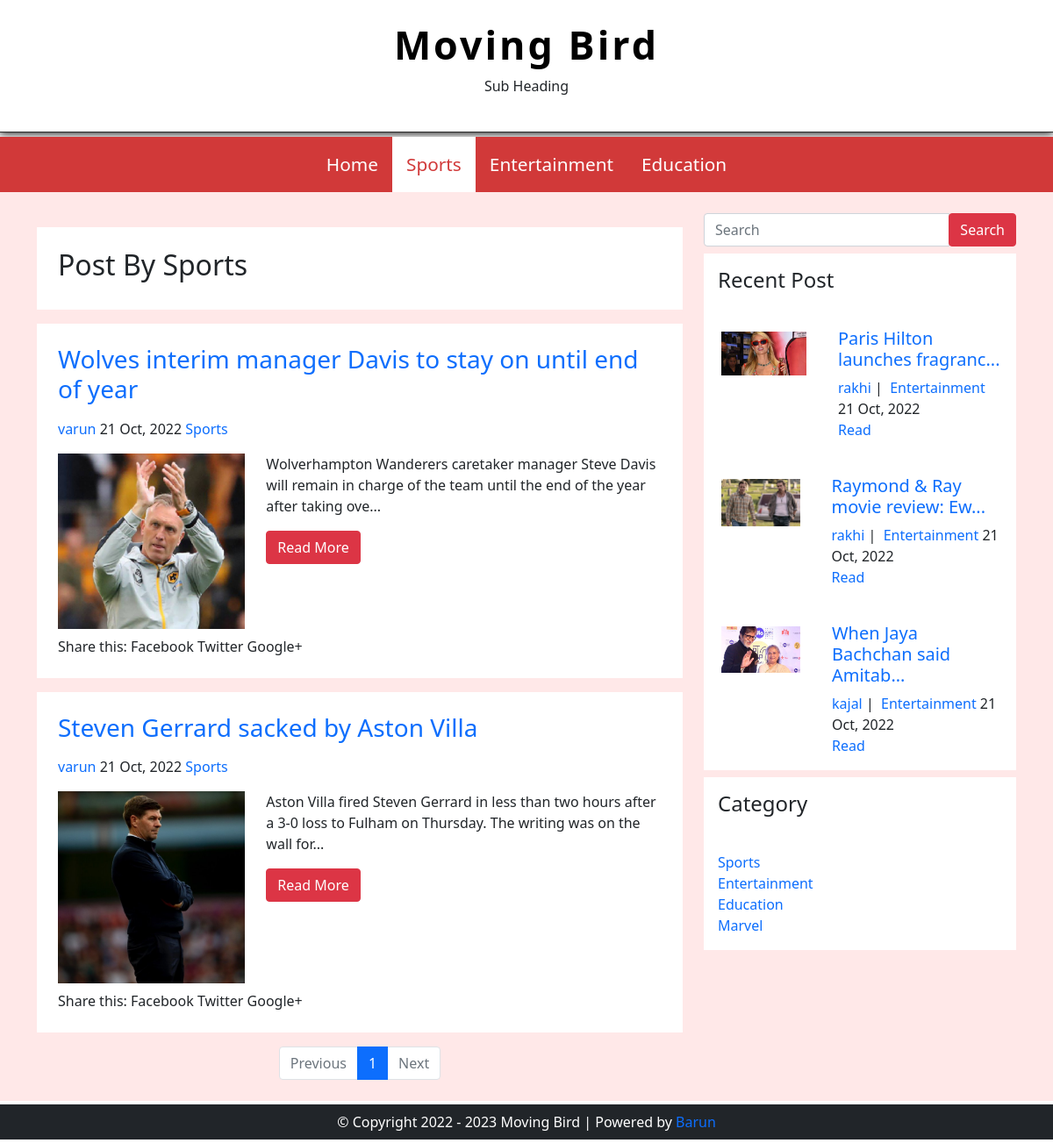
Page /category.php?cid=1 on the committed database.
### tables this page shows
CREATE TABLE `settings` (
  `id` int(11) NOT NULL,
  `website_name` varchar(100) NOT NULL,
  `logo` varchar(100) NOT NULL,
  `footerdesc` varchar(255) NOT NULL
);

CREATE TABLE `category` (
  `category_id` int(11) NOT NULL,
  `category_name` varchar(100) NOT NULL,
  `post` int(11) NOT NULL DEFAULT 0
);

CREATE TABLE `posts` (
  `post_id` int(11) NOT NULL,
  `title` varchar(100) NOT NULL,
  `description` text NOT NULL,
  `category` int(11) NOT NULL,
  `post_date` varchar(50) NOT NULL,
  `author` int(11) NOT NULL,
  `post_img` varchar(200) NOT NULL
);

CREATE TABLE `users` (
  `user_id` int(11) NOT NULL,
  `first_name` varchar(45) NOT NULL,
  `last_name` varchar(45) NOT NULL,
  `username` varchar(45) NOT NULL,
  `password` varchar(200) NOT NULL,
  `role` int(1) NOT NULL
);

### config.php (called while the page is built, shortened)
<?php
$hostname = "http://localhost/movingbird";
?>

### category.php (the view)
<?php
include( 'header.php' );
include( 'config.php' );
?>
<main>
  <div class="container py-4">
    <div class="row">
      <div class="col-lg-8 col-md-8 col-12">
        <div class="post-container">
          <div class="post-content p-4 my-3">
            <?php
            if ( isset( $_GET[ 'cid' ] ) ) {
              $cat_id = $_GET[ 'cid' ];
				$sql1 = "SELECT * FROM category WHERE category_id = {$cat_id}";
              $result1 = $conn->query( $sql1 )or die( "Query Failed " . $conn->error );
				$row1 = $result1->fetch_assoc();
                echo "<h2>Post By {$row1['category_name']}</h2>";
            }
            ?>
          </div>
          <?php
          $limit = 3;
          if ( isset( $_GET[ 'page' ] ) ) {
            $page = $_GET[ 'page' ];
          } else {
            $page = 1;
          }
          $offset = ( $page - 1 ) * $limit;
 				$sql = "SELECT posts.post_id, posts.title, posts.description, posts.post_date, posts.author,
                    category.category_name, users.username, posts.category, posts.post_img FROM posts
                    LEFT JOIN category ON posts.category = category.category_id
                    LEFT JOIN users ON posts.author = users.user_id
                    WHERE posts.category = {$cat_id}
                    ORDER BY posts.post_id DESC LIMIT {$offset},{$limit}";
          $result = $conn->query( $sql );
          if ( $result->num_rows > 0 ) {
            while ( $row = $result->fetch_assoc() ) {
              ?>
          <div class="post-content p-4 my-3">
            <h3><a href="single.php?id=<?php echo $row['post_id']; ?>"><?php echo $row['title']; ?></a></h3>
            <div class="post-information py-2"> <span><a href="author.php?aid=<?php echo $row['author']; ?>"><?php echo $row['username']; ?></a></span> <span><?php echo $row['post_date']; ?></span> <span><a href="category.php?cid=<?php echo $row['category']; ?>"><?php echo $row['category_name']; ?></a></span>
            </div>
            <div class="row py-2">
              <div class="col-lg-4 col-md-4 col-12"> <img src="./admin/upload/<?php echo $row['post_img']; ?>" alt="post pic" class="img-fluid"> </div>
              <div class="col-lg-8 col-md-8 col-12">
                <p><?php echo substr($row['description'],0,130) . "..."; ?></p>
                <a href="single.php?id=<?php echo $row['post_id']; ?>">
                <button class="btn btn-danger">Read More</button>
                </a> </div>
            </div>
            <div class="social-media-share"> <span>Share this: </span> <span>Facebook</span> <span>Twitter</span> <span>Google+</span> </div>
          </div>
          <?php
          }
          } else {
            echo "<h2>No Record Found.</h2>";
          }
          ?>
          <?php
          if ( $result1->num_rows > 0 ) {
            $total_records = $row1['post'];
            $total_pages = ceil( $total_records / $limit );
            ?>
          <div class="pagination-section">
            <nav aria-label="Page navigation">
              <ul class="pagination justify-content-center">
                <?php
                if ( $page > 1 ) {
                  echo "<li class='page-item'><a class='page-link' href='category.php?cid=".$cat_id."&page=".($page - 1)."'>Previous</a></li>";
                } else {
                  echo "<li class='page-item disabled'><span class='page-link'>Previous</span></li>";
                }
                for ( $i = 1; $i <= $total_pages; $i++ ) {
                  if ( $i == $page ) {
                    $active = "active";
                  } else {
                    $active = "";
                  }
                  echo "<li class='page-item " . $active . "'><a class='page-link' href='category.php?cid=".$cat_id."&page=".$i."'>$i</a></li>";
                }
                if ( $total_pages > $page ) {
                  echo "<li class='page-item'><a class='page-link' href='category.php?cid=".$cat_id."&page=".($page + 1)."'>Next</a></li>";
                } else {
                  echo "<li class='page-item disabled'><a class='page-link' href='#'>Next</a></li>";
                }
                ?>
              </ul>
            </nav>
          </div>
          <?php
          }
          ?>
        </div>
      </div>
      <div class="col-lg-4 col-md-4 col-12">
        <?php include('sidebar.php'); ?>
      </div>
    </div>
  </div>
</main>
<?php
include( 'footer.php' );
?>

### header.php (shortened to what this page needs)
<?php
include( 'config.php' );
?>
<!DOCTYPE html>
<html lang="en">
<head>
<link href="https://cdn.jsdelivr.net/npm/bootstrap@5.0.2/dist/css/bootstrap.min.css" rel="stylesheet">
<link rel="stylesheet" href="https://cdnjs.cloudflare.com/ajax/libs/font-awesome/5.15.4/css/all.min.css" />
<link rel="stylesheet" href="./css/style.css">
</head>
<body>
<header>
  <div class="container py-4 text-center">
	  <?php
	  $sql = "SELECT * FROM settings";
	  $result = $conn->query($sql) or die("Query Failed : " . $conn->error);
	  if($result->num_rows > 0) {
		  while($row = $result->fetch_assoc()) {
	  ?>
	  <a href="index.php"><h1><?php echo $row['website_name']; ?></h1></a>
	  <?php
	  		  }
	  }
	  ?>
    <p>Sub Heading</p>
  </div>
</header>
<nav class="main-nav">
  <div class="container">
	  <?php
	  if(isset($_GET['cid'])){
		  $cat_id = $_GET['cid'];
	  }
	  $sql = "SELECT * FROM category WHERE post > 0";
	  $result = $conn->query($sql) or die("Query Failed : Category " . $conn->error);
	  if($result->num_rows > 0){
		  $active = "";
	  ?>
    <ul class="d-flex justify-content-center align-items-center">
      <li class="p-3"><a href="<?php echo $hostname; ?>">Home</a></li>
		<?php
		  while($row = $result->fetch_assoc()) {
			  if(isset($_GET['cid'])){
				  if($row['category_id'] == $cat_id){
					  $active = "active";
				  }else{
					  $active = "";
				  }
			  }
			  echo "<li class='p-3 {$active}'><a href='category.php?cid={$row['category_id']}'>{$row['category_name']}</a></li>";
		  }
		  ?>
    </ul>
	  <?php
	  }
	  ?>
  </div>
</nav>

### sidebar.php
<?php
include('config.php');
?>
<div class="sidebar">
  <div class="search-box-container">
    <form class="search-post" action="search.php" method="GET">
      <div class="input-group">
        <input type="text" name="search" class="form-control" placeholder="Search">
        <span class="input-group-btn">
          <button type="submit" class="btn btn-danger">Search</button>
        </span>
      </div>
    </form>
  </div>
  <div class="recent-post-container my-2">
    <h4 class="p-3">Recent Post</h4>
    <?php
    $limit = 3;
    $sql = "SELECT posts.post_id, posts.title, posts.description, posts.post_date, posts.author,
                        category.category_name, users.username, posts.category, posts.post_img FROM posts
                        LEFT JOIN category ON posts.category = category.category_id
                        LEFT JOIN users ON posts.author = users.user_id
                        ORDER BY posts.post_id DESC LIMIT {$limit}";
    $result = $conn->query($sql) or die("Query Failed : " . $conn->error);
    if ($result->num_rows > 0) {
      while ($row = $result->fetch_assoc()) {
    ?>
        <div class="recent-post d-flex my-2">
          <div class="p-1 d-flex justify-content-center" style="width: 60%;">
          <a href="single.php?id=<?php echo $row['post_id']; ?>" class="post-img p-3">
           <img src="./admin/upload/<?php echo $row['post_img']; ?>" alt="" class="img-fluid">
          </a>
          </div>
          <div class="post-content p-3">
            <h5><a href="single.php?id=<?php echo $row['post_id']; ?>"><?php echo substr($row['title'],0,30) . "..."; ?></a></h5>
            <span><a href="author.php?aid=<?php echo $row['author']; ?>"><?php echo $row['username']; ?></a>&nbsp;|&nbsp;</span>
            <span><a href="category.php?cid=<?php echo $row['category']; ?>"><?php echo $row['category_name']; ?></a></span> <span><?php echo $row['post_date']; ?></span> <br><a href="single.php?id=<?php echo $row['post_id']; ?>">Read</a>
          </div>
        </div>
    <?php
      }
    }
    ?>
  </div>
  <div class="category-container">
    <div class="category-list">
      <h4 class="p-3">Category</h4>
      <ul class="p-3">
        <?php
        $sqlc = "SELECT * FROM category";
        $resultc = $conn->query($sqlc) or die("Query Faield " . $conn->error);
        if ($resultc->num_rows > 0) {
          while ($rowc = $resultc->fetch_assoc()) {
        ?>
            <li><a href="category.php?cid=<?php echo $rowc['category_id']; ?>"><?php echo $rowc['category_name']; ?></a></li>
        <?php
          }
        }
        ?>
      </ul>
    </div>
  </div>
</div>

### footer.php (shortened to what this page needs)
<footer class="bg-dark text-white py-2 my-1">
	<div class="container">
		<div class="row">
			<div class="col-md-12 text-center">
				<?php
				include('config.php');
				$sqlf = "SELECT * FROM settings";
				$resultf = $conn->query($sqlf) or die("Query Failed " . $conn->error);
				if($resultf->num_rows > 0) {
					while($rowf = $resultf->fetch_assoc()) {
				?>
				<span><?php echo $rowf['footerdesc']; ?></span>
				<?php
					}
				}
				?>
			</div>
		</div>
	</div>
</footer>
</body>
</html>

### css/style.css (style rules this page uses)
:root { --primary-color: #d13939; --secondary-color: #2d2d2d; --main-bg-color: #ffe8e8; }
*, *::before, *::after { margin: 0; padding: 0; box-sizing: border-box; }
a { text-decoration: none; }
ul { margin: 0; padding: 0; }
ul li { list-style: none; }
img { width: 100%; }
header { border-bottom: 1px solid var(--secondary-color); box-shadow: 0 0 10px 1px #000; }
header a h1 { color: #000; font-size: 2.8rem; font-weight: 600; letter-spacing: 3px; }
.main-nav { margin-top: 5px; background-color: var(--primary-color); color: #fff; }
.main-nav .active { background-color: #fff; }
.main-nav .active a { color: var(--primary-color); }
.main-nav ul li { transition: all .2s ease-in; }
.main-nav ul li a { color: #fff; font-size: 1.3rem; }
main { background-color: var(--main-bg-color); }
.post-container .post-content, .recent-post-container, .category-container { background-color: #fff; }

### rows in the picture
settings: website_name "Moving Bird", footerdesc "© Copyright 2022 - 2023 Moving Bird | Powered by Barun"
category: category_name "Sports"
category: category_name "Entertainment"
category: category_name "Education"
posts: title "Wolves interim manager Davis to stay on until end of year", users.username "varun", post_date "21 Oct, 2022", category.category_name "Sports", post_img (picture), description "Wolverhampton Wanderers caretaker manager Steve Davis will remain in charge of the team until the end of the year after taking ove"
posts: title "Steven Gerrard sacked by Aston Villa", users.username "varun", post_date "21 Oct, 2022", category.category_name "Sports", post_img (picture), description "Aston Villa fired Steven Gerrard in less than two hours after a 3-0 loss to Fulham on Thursday. The writing was on the wall for"
posts: post_img (picture), title "Paris Hilton launches fragranc", users.username "rakhi", category.category_name "Entertainment", post_date "21 Oct, 2022"
posts: post_img (picture), title "Raymond & Ray movie review: Ew", users.username "rakhi", category.category_name "Entertainment", post_date "21 Oct, 2022"
posts: post_img (picture), title "When Jaya Bachchan said Amitab", users.username "kajal", category.category_name "Entertainment", post_date "21 Oct, 2022"
category: category_name "Marvel"
